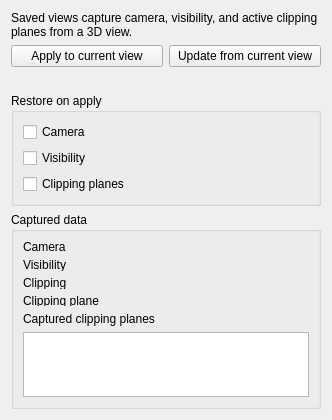
<?xml version="1.0" encoding="UTF-8"?>
<ui version="4.0">
 <class>SavedViewWidget</class>
 <widget class="QWidget" name="SavedViewWidget">
  <property name="geometry">
   <rect>
    <x>0</x>
    <y>0</y>
    <width>332</width>
    <height>418</height>
   </rect>
  </property>
  <property name="windowTitle">
   <string>Saved view</string>
  </property>
  <layout class="QVBoxLayout" name="verticalLayout">
   <item>
    <widget class="QLabel" name="descriptionLabel">
     <property name="wordWrap">
      <bool>true</bool>
     </property>
     <property name="text">
      <string>Saved views capture camera, visibility, and active clipping planes from a 3D view.</string>
     </property>
    </widget>
   </item>
   <item>
    <layout class="QHBoxLayout" name="actionsLayout">
     <item>
      <widget class="QPushButton" name="applyButton">
       <property name="text">
        <string>Apply to current view</string>
       </property>
      </widget>
     </item>
     <item>
      <widget class="QPushButton" name="updateButton">
       <property name="text">
        <string>Update from current view</string>
       </property>
      </widget>
     </item>
    </layout>
   </item>
   <item>
    <widget class="QLabel" name="viewStateLabel">
     <property name="wordWrap">
      <bool>true</bool>
     </property>
     <property name="text">
      <string/>
     </property>
    </widget>
   </item>
   <item>
    <widget class="QGroupBox" name="restoreGroup">
     <property name="title">
      <string>Restore on apply</string>
     </property>
     <layout class="QVBoxLayout" name="restoreGroupLayout">
      <item>
       <widget class="QCheckBox" name="restoreCameraCheck">
        <property name="text">
         <string>Camera</string>
        </property>
       </widget>
      </item>
      <item>
       <widget class="QCheckBox" name="restoreVisibilityCheck">
        <property name="text">
         <string>Visibility</string>
        </property>
       </widget>
      </item>
      <item>
       <widget class="QCheckBox" name="restoreClippingCheck">
        <property name="text">
         <string>Clipping planes</string>
        </property>
       </widget>
      </item>
     </layout>
    </widget>
   </item>
   <item>
    <widget class="QGroupBox" name="summaryGroup">
     <property name="title">
      <string>Captured data</string>
     </property>
     <layout class="QVBoxLayout" name="summaryGroupLayout">
      <item>
       <layout class="QGridLayout" name="summaryLayout">
        <item row="0" column="0">
         <widget class="QLabel" name="cameraStateLabel">
          <property name="text">
           <string>Camera</string>
          </property>
         </widget>
        </item>
        <item row="0" column="1">
         <widget class="QLabel" name="cameraStateValue">
          <property name="text">
           <string/>
          </property>
         </widget>
        </item>
        <item row="1" column="0">
         <widget class="QLabel" name="visibilityStateLabel">
          <property name="text">
           <string>Visibility</string>
          </property>
         </widget>
        </item>
        <item row="1" column="1">
         <widget class="QLabel" name="visibilityStateValue">
          <property name="text">
           <string/>
          </property>
         </widget>
        </item>
        <item row="2" column="0">
         <widget class="QLabel" name="clippingStateLabel">
          <property name="text">
           <string>Clipping</string>
          </property>
         </widget>
        </item>
       <item row="2" column="1">
         <widget class="QLabel" name="clippingStateValue">
          <property name="text">
           <string/>
          </property>
         </widget>
        </item>
        <item row="3" column="0">
         <widget class="QLabel" name="singleClippingPlaneLabel">
          <property name="text">
           <string>Clipping plane</string>
          </property>
         </widget>
        </item>
        <item row="3" column="1">
         <widget class="QLabel" name="singleClippingPlaneValue">
          <property name="text">
           <string/>
          </property>
         </widget>
        </item>
       </layout>
      </item>
      <item>
       <widget class="QLabel" name="clippingPlanesLabel">
        <property name="text">
         <string>Captured clipping planes</string>
        </property>
       </widget>
      </item>
      <item>
       <widget class="QListWidget" name="clippingPlanesList"/>
      </item>
     </layout>
    </widget>
   </item>
   <item>
    <spacer name="verticalSpacer">
     <property name="orientation">
      <enum>Qt::Vertical</enum>
     </property>
     <property name="sizeHint" stdset="0">
      <size>
       <width>20</width>
       <height>40</height>
      </size>
     </property>
    </spacer>
   </item>
  </layout>
 </widget>
 <resources/>
 <connections/>
</ui>
